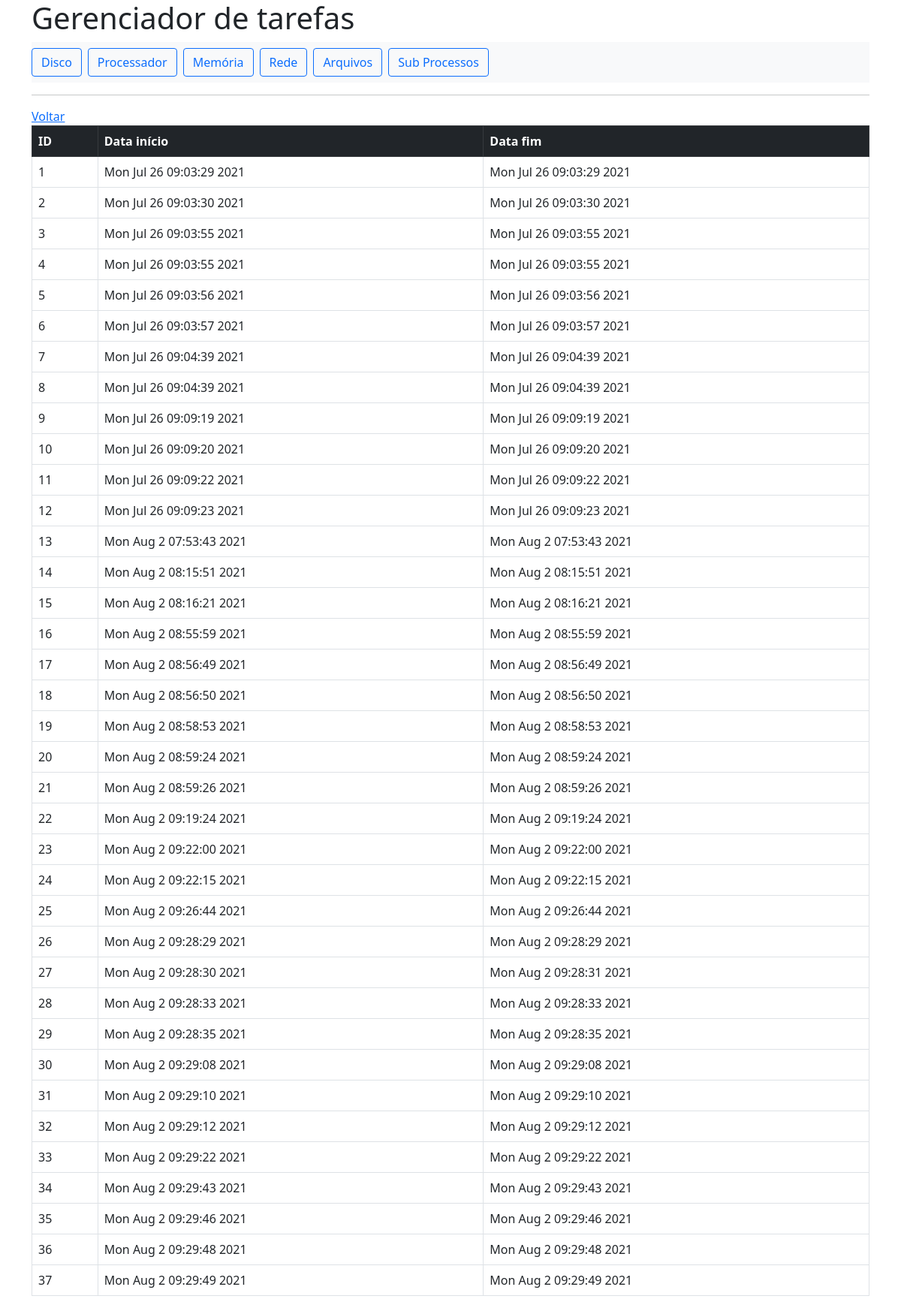
The app's page /arquivos/logArquivos/ with its own data.
### gerenciador_de_tarefas/models.py (models this page shows)
class SchedTime(models.Model):
    start_time = models.CharField(max_length=200)
    stop_time = models.CharField(max_length=200)

### gerenciador_de_tarefas/views.py (the view)
# urls.py: path('arquivos/logArquivos/', views.logArquivos, name='log_arquivos'),
def logArquivos(request):
    listaInformacoes = []
    for s in SchedTime.objects.values_list('id', 'start_time', 'stop_time'):
        dict = {
            'id': s[0],
            'start_time': s[1],
            'stop_time': s[2]
        }
        listaInformacoes.append(dict)
    template = loader.get_template('log_arquivos.html')
    context = {
        'scheds': listaInformacoes
    }
    return HttpResponse(template.render(context, request))

### gerenciador_de_tarefas/templates/log_arquivos.html
{% extends 'base.html' %} {% block content %}
<a href="{% url 'arquivos'%}">Voltar</a>
<table class="table table-bordered">
  <thead class="table-dark">
    <tr>
      <th scope="col">ID</th>
      <th scope="col">Data início</th>
      <th scope="col">Data fim</th>
    </tr>
  </thead>
  <tbody>
    {% for sched in scheds %}
    <tr>
      <td>{{sched.id}}</td>
      <td>{{sched.start_time}}</td>
      <td>{{sched.stop_time}}</td>
    </tr>
    {% endfor %}
  </tbody>
</table>
{% endblock%}

### records on screen
SchedTime: start_time "Mon Jul 26 09:03:29 2021", stop_time "Mon Jul 26 09:03:29 2021"
SchedTime: start_time "Mon Jul 26 09:03:30 2021", stop_time "Mon Jul 26 09:03:30 2021"
SchedTime: start_time "Mon Jul 26 09:03:55 2021", stop_time "Mon Jul 26 09:03:55 2021"
SchedTime: start_time "Mon Jul 26 09:03:55 2021", stop_time "Mon Jul 26 09:03:55 2021"
SchedTime: start_time "Mon Jul 26 09:03:56 2021", stop_time "Mon Jul 26 09:03:56 2021"
SchedTime: start_time "Mon Jul 26 09:03:57 2021", stop_time "Mon Jul 26 09:03:57 2021"
SchedTime: start_time "Mon Jul 26 09:04:39 2021", stop_time "Mon Jul 26 09:04:39 2021"
SchedTime: start_time "Mon Jul 26 09:04:39 2021", stop_time "Mon Jul 26 09:04:39 2021"
SchedTime: start_time "Mon Jul 26 09:09:19 2021", stop_time "Mon Jul 26 09:09:19 2021"
SchedTime: start_time "Mon Jul 26 09:09:20 2021", stop_time "Mon Jul 26 09:09:20 2021"
SchedTime: start_time "Mon Jul 26 09:09:22 2021", stop_time "Mon Jul 26 09:09:22 2021"
SchedTime: start_time "Mon Jul 26 09:09:23 2021", stop_time "Mon Jul 26 09:09:23 2021"
SchedTime: start_time "Mon Aug 2 07:53:43 2021", stop_time "Mon Aug 2 07:53:43 2021"
SchedTime: start_time "Mon Aug 2 08:15:51 2021", stop_time "Mon Aug 2 08:15:51 2021"
SchedTime: start_time "Mon Aug 2 08:16:21 2021", stop_time "Mon Aug 2 08:16:21 2021"
SchedTime: start_time "Mon Aug 2 08:55:59 2021", stop_time "Mon Aug 2 08:55:59 2021"
SchedTime: start_time "Mon Aug 2 08:56:49 2021", stop_time "Mon Aug 2 08:56:49 2021"
SchedTime: start_time "Mon Aug 2 08:56:50 2021", stop_time "Mon Aug 2 08:56:50 2021"
SchedTime: start_time "Mon Aug 2 08:58:53 2021", stop_time "Mon Aug 2 08:58:53 2021"
SchedTime: start_time "Mon Aug 2 08:59:24 2021", stop_time "Mon Aug 2 08:59:24 2021"
SchedTime: start_time "Mon Aug 2 08:59:26 2021", stop_time "Mon Aug 2 08:59:26 2021"
SchedTime: start_time "Mon Aug 2 09:19:24 2021", stop_time "Mon Aug 2 09:19:24 2021"
SchedTime: start_time "Mon Aug 2 09:22:00 2021", stop_time "Mon Aug 2 09:22:00 2021"
SchedTime: start_time "Mon Aug 2 09:22:15 2021", stop_time "Mon Aug 2 09:22:15 2021"
SchedTime: start_time "Mon Aug 2 09:26:44 2021", stop_time "Mon Aug 2 09:26:44 2021"
SchedTime: start_time "Mon Aug 2 09:28:29 2021", stop_time "Mon Aug 2 09:28:29 2021"
SchedTime: start_time "Mon Aug 2 09:28:30 2021", stop_time "Mon Aug 2 09:28:31 2021"
SchedTime: start_time "Mon Aug 2 09:28:33 2021", stop_time "Mon Aug 2 09:28:33 2021"
SchedTime: start_time "Mon Aug 2 09:28:35 2021", stop_time "Mon Aug 2 09:28:35 2021"
SchedTime: start_time "Mon Aug 2 09:29:08 2021", stop_time "Mon Aug 2 09:29:08 2021"
SchedTime: start_time "Mon Aug 2 09:29:10 2021", stop_time "Mon Aug 2 09:29:10 2021"
SchedTime: start_time "Mon Aug 2 09:29:12 2021", stop_time "Mon Aug 2 09:29:12 2021"
SchedTime: start_time "Mon Aug 2 09:29:22 2021", stop_time "Mon Aug 2 09:29:22 2021"
SchedTime: start_time "Mon Aug 2 09:29:43 2021", stop_time "Mon Aug 2 09:29:43 2021"
SchedTime: start_time "Mon Aug 2 09:29:46 2021", stop_time "Mon Aug 2 09:29:46 2021"
SchedTime: start_time "Mon Aug 2 09:29:48 2021", stop_time "Mon Aug 2 09:29:48 2021"
SchedTime: start_time "Mon Aug 2 09:29:49 2021", stop_time "Mon Aug 2 09:29:49 2021"

### other values on screen
{{ sched.id }} "1" "2" "3" "4" "5" "6" "7" "8" "9" "10" "11" "12" "13" "14" "15" "16" "17" "18" "19" "20" "21" "22" "23" "24" "25" "26" "27" "28" "29" "30" "31" "32" "33" "34" "35" "36" "37"
